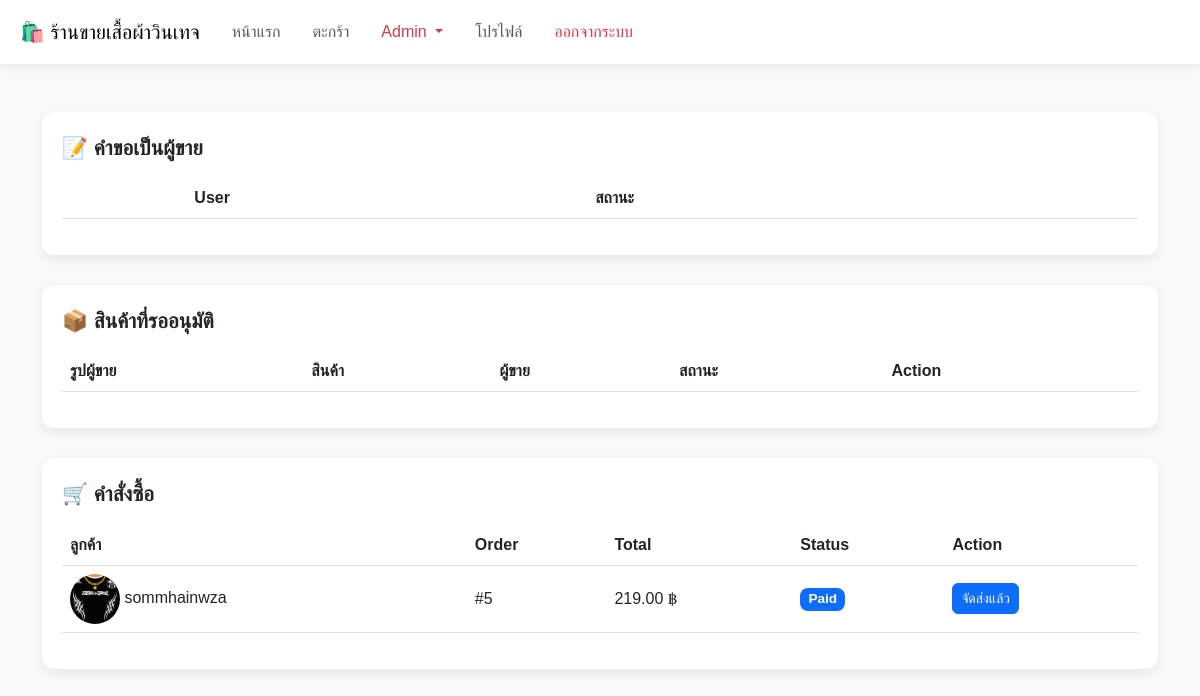
Page /admin_dashboard.php (signed in) on the committed database.
### tables this page shows
CREATE TABLE `orders` (
  `id` int(11) NOT NULL,
  `receipt_no` varchar(40) DEFAULT NULL,
  `customer_id` int(11) NOT NULL,
  `subtotal` decimal(10,2) NOT NULL DEFAULT 0.00,
  `discount` decimal(10,2) NOT NULL DEFAULT 0.00,
  `total_amount` decimal(10,2) NOT NULL,
  `payment_method` enum('Bank','Truemoney') NOT NULL,
  `payment_qr` varchar(255) DEFAULT NULL,
  `status` enum('Pending','Paid','Delivered','Completed','Cancelled') DEFAULT 'Pending',
  `created_at` timestamp NOT NULL DEFAULT current_timestamp(),
  `payment_status` varchar(20) NOT NULL DEFAULT 'Unpaid'
);

CREATE TABLE `users` (
  `id` int(11) NOT NULL,
  `role` enum('Admin','Seller','Customer') DEFAULT 'Customer',
  `name` varchar(100) NOT NULL,
  `email` varchar(100) NOT NULL,
  `phoneNumber` varchar(15) NOT NULL,
  `userImage` varchar(255) DEFAULT NULL,
  `address` text DEFAULT NULL,
  `password` varchar(255) NOT NULL,
  `created_at` timestamp NOT NULL DEFAULT current_timestamp()
);

### admin_dashboard.php (the view, shortened to what this page needs)
<!doctype html>
<html lang="th">
<head>
<link href="https://cdn.jsdelivr.net/npm/bootstrap@5.3.0/dist/css/bootstrap.min.css" rel="stylesheet">
</head>
<body>
<?php include 'includes/header_menu.php'; ?>
<div class="container my-5">
    <div class="section-card">
        <div class="section-title">📝 คำขอเป็นผู้ขาย</div>
        <div class="table-responsive">
            <table class="table align-middle">
                <thead>
                    <tr><th></th><th>User</th><th>สถานะ</th><th></th></tr>
                </thead>
            </table>
        </div>
    </div>
    <div class="section-card">
        <div class="section-title">📦 สินค้าที่รออนุมัติ</div>
        <div class="table-responsive">
            <table class="table align-middle">
                <thead>
                    <tr><th>รูปผู้ขาย</th><th>สินค้า</th><th>ผู้ขาย</th><th>สถานะ</th><th>Action</th></tr>
                </thead>
            </table>
        </div>
    </div>
    <div class="section-card">
        <div class="section-title">🛒 คำสั่งซื้อ</div>
        <div class="table-responsive">
            <table class="table align-middle">
                <thead>
                    <tr><th>ลูกค้า</th><th>Order</th><th>Total</th><th>Status</th><th>Action</th></tr>
                </thead>
                <tbody>
                <?php
                $ords = mysqli_query($con, "SELECT o.*, u.name, u.userImage FROM orders o JOIN users u ON o.customer_id=u.id ORDER BY o.created_at DESC");
                while ($oo = mysqli_fetch_assoc($ords)) {
                    $cust_img = !empty($oo['userImage']) && file_exists('uploads/profile/'.$oo['userImage'])
                                ? 'uploads/profile/'.$oo['userImage']
                                : 'uploads/profile/default.png';
                ?>
                    <tr>
                        <td><img src="<?php echo $cust_img; ?>" class="profile-img"> <?php echo htmlspecialchars($oo['name']); ?></td>
                        <td>#<?php echo $oo['id']; ?></td>
                        <td><?php echo number_format($oo['total_amount'],2); ?> ฿</td>
                        <td>
                            <?php
                            $status_color = $oo['status']=='Paid'?'primary':($oo['status']=='Delivered'?'info':'success');
                            ?>
                            <span class="badge bg-<?php echo $status_color; ?> badge-status"><?php echo $oo['status']; ?></span>
                        </td>
                        <td>
                            <?php if($oo['status']=='Paid'){ ?>
                                <a href="admin_dashboard.php?mark_delivered=<?php echo $oo['id']; ?>" class="btn btn-primary btn-sm">จัดส่งแล้ว</a>
                            <?php } elseif($oo['status']=='Delivered'){ ?>
                                <a href="admin_dashboard.php?mark_completed=<?php echo $oo['id']; ?>" class="btn btn-success btn-sm">สำเร็จ</a>
                            <?php } ?>
                        </td>
                    </tr>
                <?php } ?>
                </tbody>
            </table>
        </div>
    </div>
</div>
</body>
</html>

### admin_dashboard.php (style rules this page uses)
body { background: #f8f9fa; font-family: "Prompt", sans-serif; }
.section-card { background: #fff; border-radius: 12px; padding: 20px; margin-bottom: 30px; box-shadow: 0 4px 12px rgba(0,0,0,0.08); }
.section-title { font-weight: 600; font-size: 1.3rem; margin-bottom: 15px; }
.table thead { background: #e9ecef; }
.btn-sm { border-radius: 6px; }
.badge-status { font-size: 0.9rem; }
.profile-img { width:50px; height:50px; border-radius:50%; object-fit:cover; }

### includes/header_menu.php (style rules this page uses)
.badge-status { font-size: 0.85rem; padding: 0.35em 0.6em; border-radius: 8px; }

### rows in the picture
orders: customer.userImage (picture), customer.name "sommhainwza", id "5", total_amount "219.00", status "Paid"
